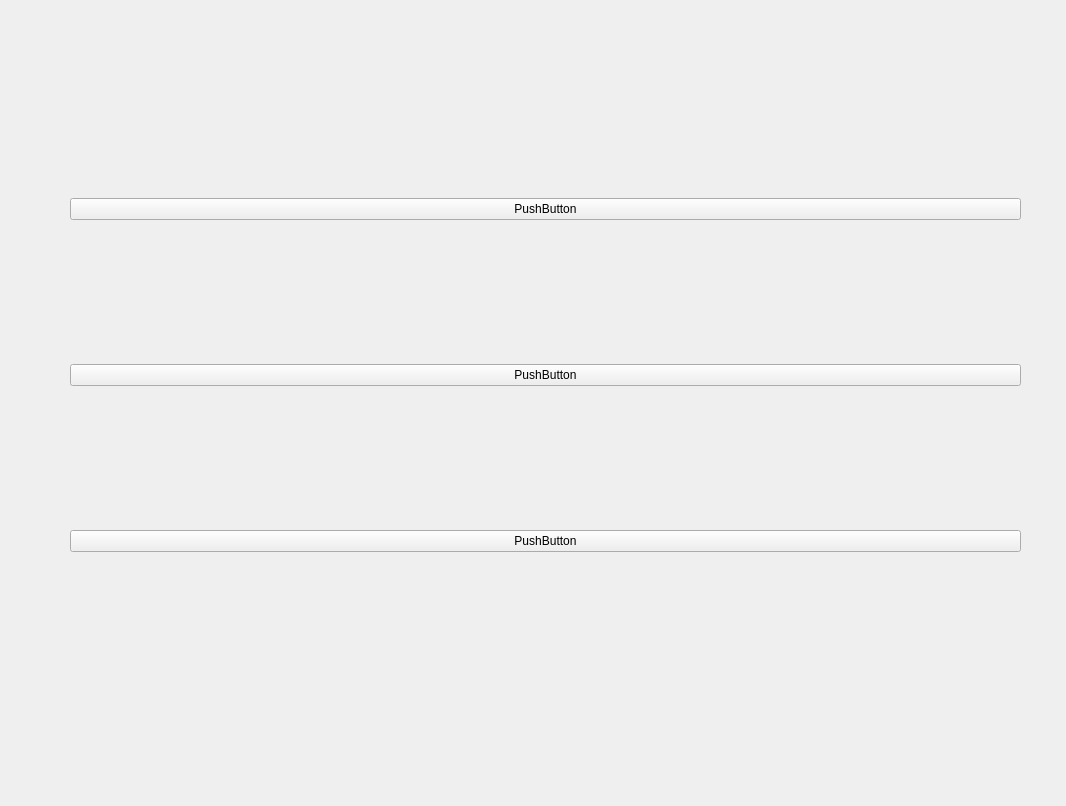
<?xml version="1.0" encoding="UTF-8"?>
<ui version="4.0">
 <class>mainWin</class>
 <widget class="QWidget" name="mainWin">
  <property name="geometry">
   <rect>
    <x>0</x>
    <y>0</y>
    <width>1066</width>
    <height>806</height>
   </rect>
  </property>
  <property name="windowTitle">
   <string>Form</string>
  </property>
  <widget class="QWidget" name="verticalLayoutWidget">
   <property name="geometry">
    <rect>
     <x>70</x>
     <y>60</y>
     <width>951</width>
     <height>631</height>
    </rect>
   </property>
   <layout class="QVBoxLayout" name="verticalLayout">
    <item>
     <widget class="QPushButton" name="pushButton_2">
      <property name="text">
       <string>PushButton</string>
      </property>
     </widget>
    </item>
    <item>
     <widget class="QPushButton" name="pushButton_3">
      <property name="text">
       <string>PushButton</string>
      </property>
     </widget>
    </item>
    <item>
     <widget class="QPushButton" name="pushButton">
      <property name="text">
       <string>PushButton</string>
      </property>
     </widget>
    </item>
   </layout>
  </widget>
 </widget>
 <resources/>
 <connections/>
</ui>
